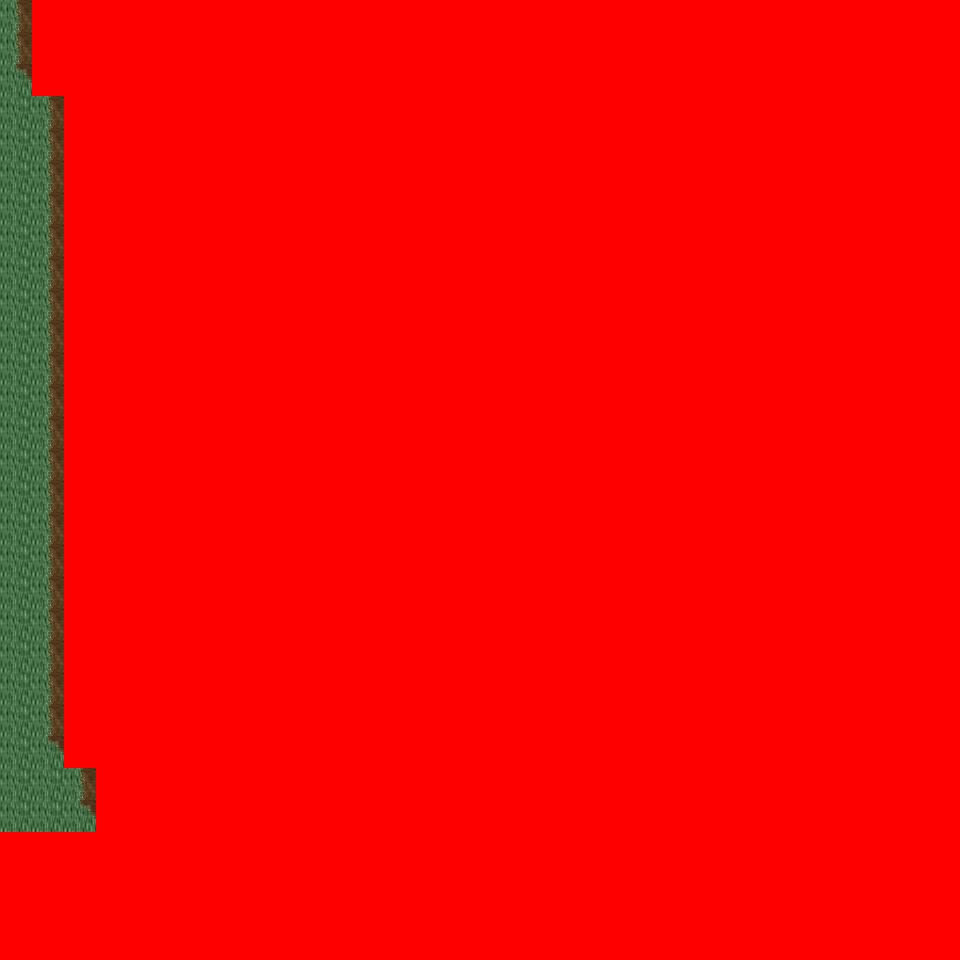

This game map was drawn from its Tiled (.tmx) file and the tilesets committed beside it. A one-line description and the trimmed map source follow:
An orthogonal 30x30 tile map with 32x32 px tiles, 6 tile layers (Ground, Object, Object2, Above, ...), 8 tilesets and 2 objects (2x mapchange).

<map version="1.0" orientation="orthogonal" renderorder="right-down" width="30" height="30" tilewidth="32" tileheight="32" nextobjectid="3">
  <tileset firstgid="1" name="tileset_logic_collision" tilewidth="32" tileheight="32" tilecount="1" columns="1">
    <image source="../drawable/tileset_logic_collision.png" width="32" height="32" />
  </tileset>
  <tileset firstgid="2" name="tileset_ground_ground" tilewidth="32" tileheight="32" tilecount="33" columns="3">
    <image source="../drawable/tileset_ground_ground.png" width="96" height="352" />
  </tileset>
  <tileset firstgid="35" name="tileset_ground_ridge_earth_pale" tilewidth="32" tileheight="32" tilecount="96" columns="12">
    <image source="../drawable/tileset_ground_ridge_earth_pale.png" width="384" height="256" />
  </tileset>
  <tileset firstgid="131" name="tileset_ground_ridge_earth_dark" tilewidth="32" tileheight="32" tilecount="96" columns="12">
    <image source="../drawable/tileset_ground_ridge_earth_dark.png" width="384" height="256" />
  </tileset>
  <tileset firstgid="227" name="tileset_terrain_desert" tilewidth="32" tileheight="32" tilecount="88" columns="8">
    <image source="../drawable/tileset_terrain_desert.png" width="256" height="352" />
  </tileset>
  <tileset firstgid="315" name="tileset_plant_tree_tree_darkgreen" tilewidth="32" tileheight="32" tilecount="88" columns="8">
    <image source="../drawable/tileset_plant_tree_tree_darkgreen.png" width="256" height="352" />
  </tileset>
  <tileset firstgid="403" name="tileset_ground_sand_2" tilewidth="32" tileheight="32" tilecount="15" columns="5">
    <image source="../drawable/tileset_ground_sand_2.png" width="160" height="96" />
  </tileset>
  <tileset firstgid="418" name="tileset_plant_cactus_2" tilewidth="32" tileheight="32" tilecount="10" columns="5">
    <image source="../drawable/tileset_plant_cactus_2.png" width="160" height="64" />
  </tileset>
  <layer name="Ground" width="30" height="30">
    <data>[900 cells, 900 non-empty, 5 distinct tile ids]</data>
  </layer>
  <layer name="Object" width="30" height="30">
    <data>[900 cells, 368 non-empty, 30 distinct tile ids]</data>
  </layer>
  <layer name="Object2" width="30" height="30">
    <data>[900 cells, 0 non-empty, 0 distinct tile ids]</data>
  </layer>
  <layer name="Above" width="30" height="30">
    <data>[900 cells, 16 non-empty, 12 distinct tile ids]</data>
  </layer>
  <layer name="Above2" width="30" height="30">
    <data>[900 cells, 0 non-empty, 0 distinct tile ids]</data>
  </layer>
  <layer name="Walkable" width="30" height="30">
    <data>[900 cells, 849 non-empty, 1 distinct tile ids]</data>
  </layer>
  <objectgroup name="MapEvents">
    <object id="1" name="north" type="mapchange" x="0" y="0" width="32" height="32">
      <properties>
        <property name="map" value="0_ados_mountain_n2_w2_x3_y3" />
        <property name="place" value="south" />
      </properties>
    </object>
    <object id="2" name="west" type="mapchange" x="0" y="0" width="32" height="832">
      <properties>
        <property name="map" value="0_ados_mountain_n2_w2_x2_y4" />
        <property name="place" value="east" />
      </properties>
    </object>
  </objectgroup>
</map>
